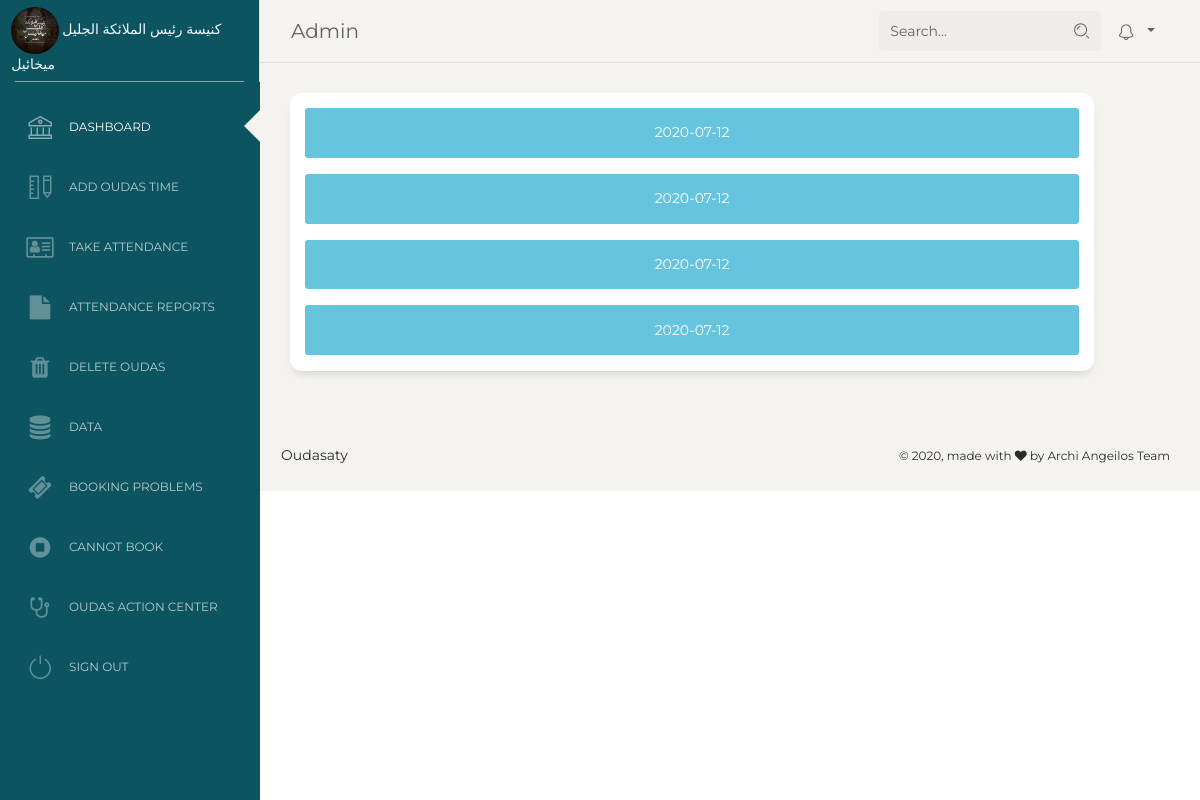
Page /Admin/Views/attendance_reports.php (signed in) on the committed database.
### tables this page shows
CREATE TABLE `slots` (
  `slot_id` int(11) NOT NULL,
  `slot_date` date DEFAULT NULL,
  `slot_time` time DEFAULT NULL,
  `slot_time_to` time NOT NULL DEFAULT '00:00:00',
  `church` varchar(1) NOT NULL DEFAULT 'S',
  `number` int(11) NOT NULL DEFAULT 50,
  `priest` varchar(250) NOT NULL DEFAULT '0',
  `delivered_date` date DEFAULT NULL,
  `shamas` int(11) NOT NULL DEFAULT 0,
  `men` int(11) NOT NULL DEFAULT 0,
  `women` int(11) NOT NULL DEFAULT 0,
  `notes` varchar(1000) NOT NULL DEFAULT '0',
  `shown` varchar(1) NOT NULL DEFAULT 'N'
);

### Admin/Views/attendance_reports.php (the view, shortened to what this page needs)
<?php
if(isset($_SESSION['username']) && !empty($_SESSION['username']) && $_SESSION['username'] == "Admin") {
$db = new database();
$connect = $db->connects;
$today = date("Y-m-d");
?>
<!DOCTYPE html>
<html lang="en">
<head>
    <link href="https://maxcdn.bootstrapcdn.com/font-awesome/latest/css/font-awesome.min.css" rel="stylesheet">
    <link href="../assets/css/bootstrap.min.css" rel="stylesheet" />
    <link href="../assets/css/paper-dashboard.css?v=2.0.1" rel="stylesheet" />
    <link href="../assets/demo/demo.css" rel="stylesheet" />
</head>
<body class="">
<div class="wrapper ">
    <?php include "Sidebar.php"; ?>
    <div class="main-panel" >
        <?php include "Navbar.php"; ?>
        <div class="content">
            <form>
                <div class="row">
                    <div class="col-11">
                        <div class="card card-stats">
                            <div class="card-body ">
                                <div class="row">
                                    <?php
                                    $sql = "SELECT * from slots order by slot_date";
                                    $result = mysqli_query($connect,$sql);
                                    if($result->num_rows > 0) {
                                        while ($row = $result->fetch_assoc()) {
                                            if($today <= $row["slot_date"]) {
                                                ?>
                                                <div class="col-12">
                                                    <a href="See_Reports.php?id=<?php echo $row["slot_id"]?>">
                                                        <div class="alert alert-info" style="text-align: center">
                                                            <?php echo $row["slot_date"] ?>
                                                        </div>
                                                    </a>
                                                </div>
                                                <?php
                                            }
                                        }
                                    }
                                    ?>
                                </div>
                            </div>
                        </div>
                    </div>
                </div>
            </form>
        </div>
        <?php include 'footer.php';?>
    </div>
</div>
</body>
</html>
    <?php
}
else
{
    header('Location: ../../index.php');
}
?>

### rows in the picture
slots: slot_date "2020-07-12"
slots: slot_date "2020-07-12"
slots: slot_date "2020-07-12"
slots: slot_date "2020-07-12"

### other values in the picture
$_SESSION["username"] "Admin"
